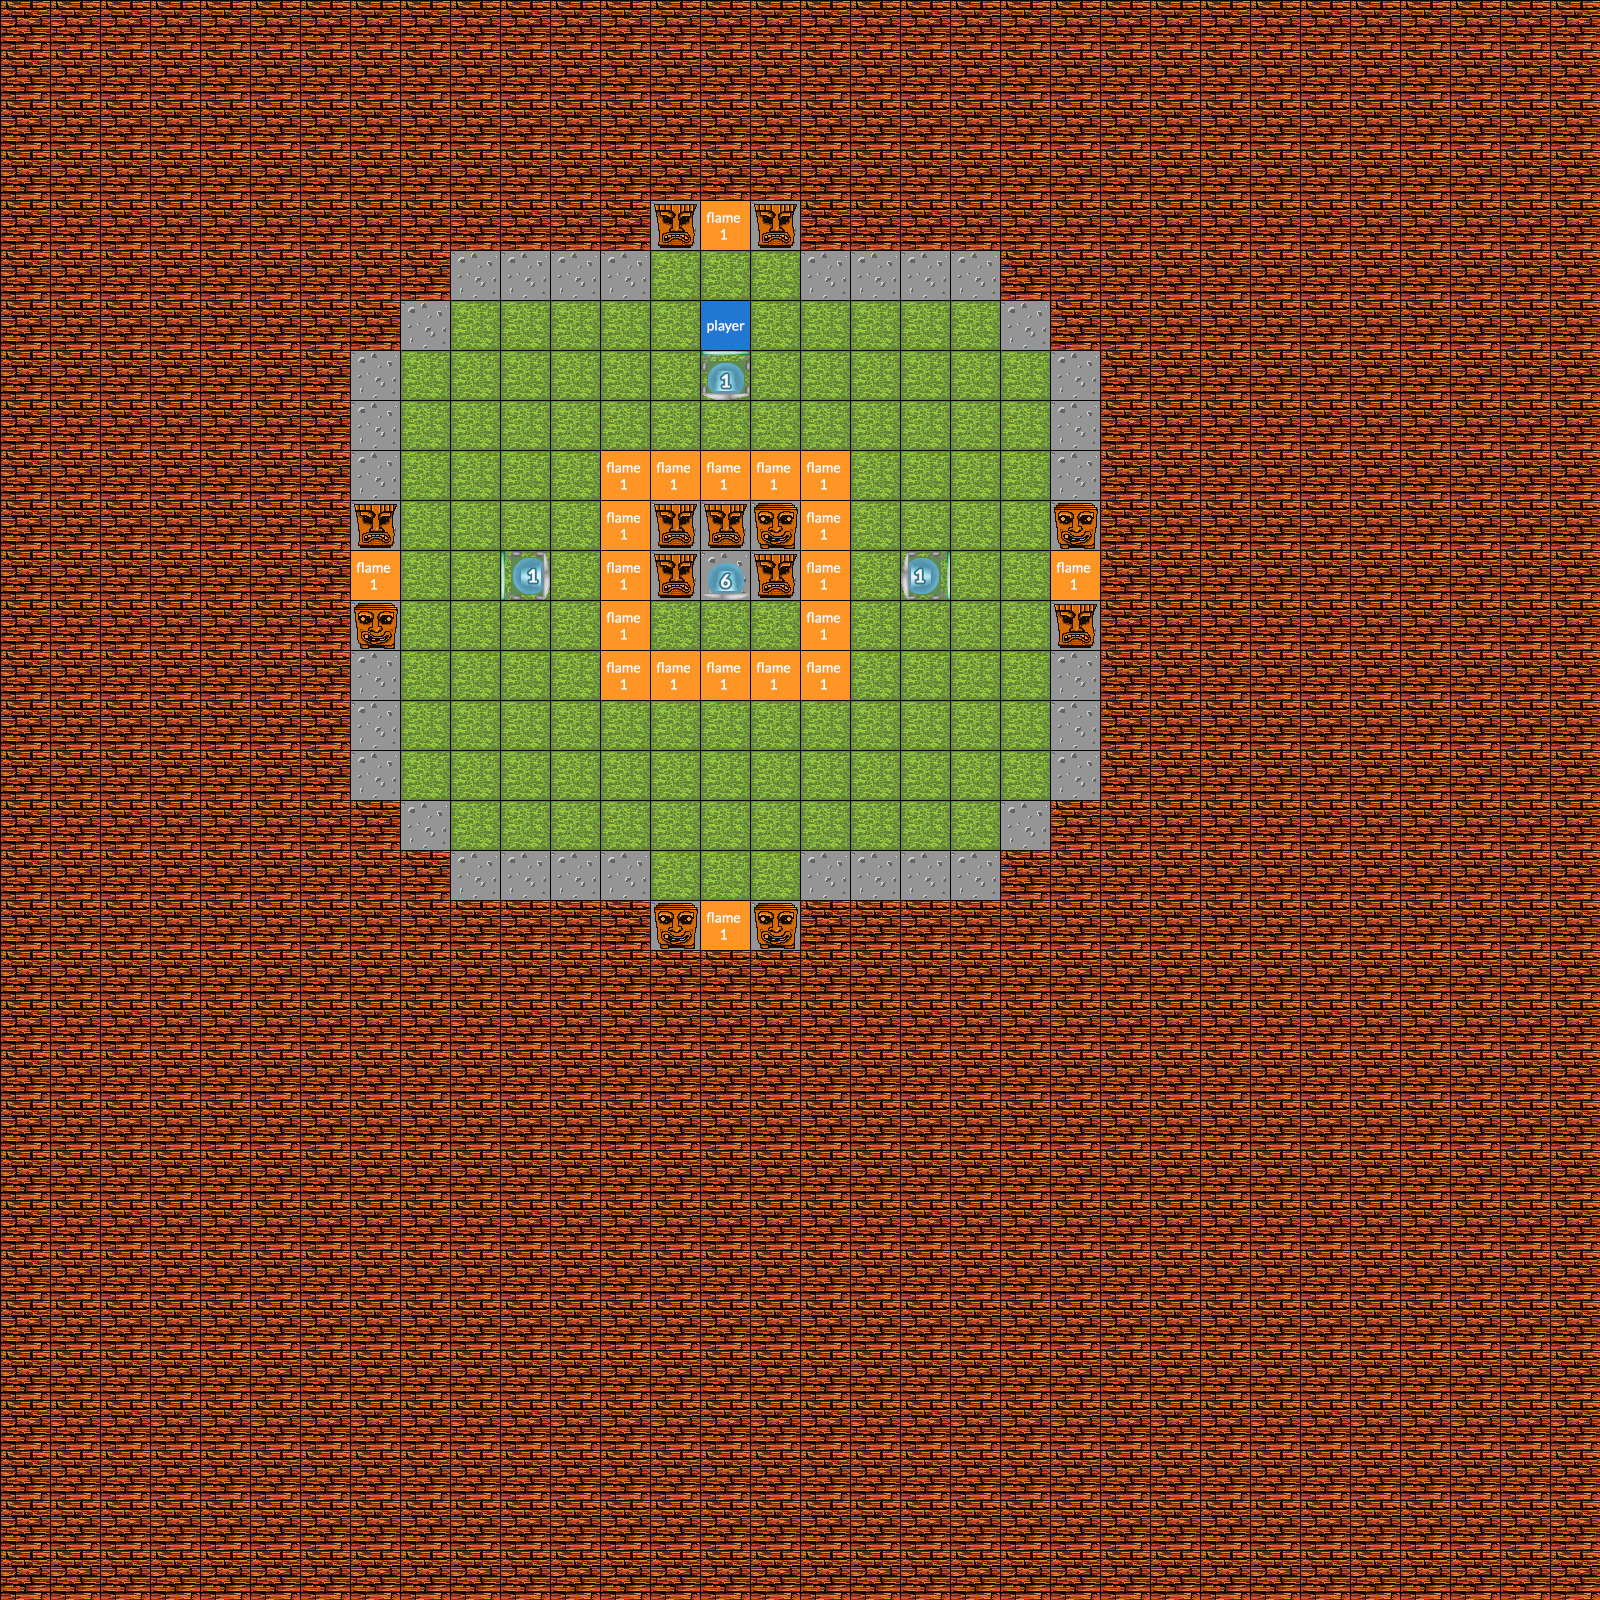

This game map was drawn from its Tiled (.tmx) file and the tilesets committed beside it. A one-line description and the trimmed map source follow:
An orthogonal 32x32 tile map with 50x50 px tiles, 4 tile layers (Background, Paths, Interactive, Foreground).

<map version="1.0" orientation="orthogonal" renderorder="right-down" width="32" height="32" tilewidth="50" tileheight="50" nextobjectid="1">
 <properties>
  <property name="name" value="Template" />
 </properties>
 <tileset firstgid="1" name="tiles" tilewidth="50" tileheight="50" spacing="2" tilecount="540" columns="27">
  <image source="../images/tiles.png" width="1404" height="1040" />
  <tile id="432">
   <properties>
    <property name="fan" type="int" value="2" />
    <property name="moveable" type="bool" value="false" />
    <property name="strength" type="int" value="1" />
   </properties>
  </tile>
  <tile id="433">
   <properties>
    <property name="fan" value="0" />
    <property name="moveable" type="bool" value="false" />
    <property name="strength" type="int" value="1" />
   </properties>
  </tile>
  <tile id="434">
   <properties>
    <property name="fan" value="2" />
    <property name="moveable" type="bool" value="false" />
    <property name="strength" type="int" value="2" />
   </properties>
  </tile>
  <tile id="435">
   <properties>
    <property name="fan" value="0" />
    <property name="moveable" type="bool" value="false" />
    <property name="strength" type="int" value="2" />
   </properties>
  </tile>
  <tile id="436">
   <properties>
    <property name="fan" value="2" />
    <property name="moveable" type="bool" value="false" />
    <property name="strength" type="int" value="3" />
   </properties>
  </tile>
  <tile id="437">
   <properties>
    <property name="fan" value="0" />
    <property name="moveable" type="bool" value="false" />
    <property name="strength" type="int" value="3" />
   </properties>
  </tile>
  <tile id="438">
   <properties>
    <property name="flame" type="int" value="1" />
   </properties>
  </tile>
  <tile id="439">
   <properties>
    <property name="flame" type="int" value="2" />
   </properties>
  </tile>
  <tile id="447">
   <properties>
    <property name="fan" type="int" value="2" />
    <property name="moveable" type="bool" value="true" />
    <property name="strength" type="int" value="1" />
   </properties>
  </tile>
  <tile id="448">
   <properties>
    <property name="fan" type="int" value="0" />
    <property name="moveable" type="bool" value="true" />
    <property name="strength" type="int" value="1" />
   </properties>
  </tile>
  <tile id="449">
   <properties>
    <property name="fan" type="int" value="2" />
    <property name="moveable" type="bool" value="true" />
    <property name="strength" type="int" value="2" />
   </properties>
  </tile>
  <tile id="450">
   <properties>
    <property name="fan" type="int" value="0" />
    <property name="moveable" type="bool" value="true" />
    <property name="strength" type="int" value="2" />
   </properties>
  </tile>
  <tile id="451">
   <properties>
    <property name="fan" type="int" value="2" />
    <property name="moveable" type="bool" value="true" />
    <property name="strength" type="int" value="3" />
   </properties>
  </tile>
  <tile id="452">
   <properties>
    <property name="fan" type="int" value="0" />
    <property name="moveable" type="bool" value="true" />
    <property name="strength" type="int" value="3" />
   </properties>
  </tile>
  <tile id="459">
   <properties>
    <property name="fan" value="3" />
    <property name="moveable" type="bool" value="false" />
    <property name="strength" type="int" value="1" />
   </properties>
  </tile>
  <tile id="460">
   <properties>
    <property name="fan" type="int" value="1" />
    <property name="moveable" type="bool" value="false" />
    <property name="strength" type="int" value="1" />
   </properties>
  </tile>
  <tile id="461">
   <properties>
    <property name="fan" value="3" />
    <property name="moveable" type="bool" value="false" />
    <property name="strength" type="int" value="2" />
   </properties>
  </tile>
  <tile id="462">
   <properties>
    <property name="fan" type="int" value="1" />
    <property name="moveable" type="bool" value="false" />
    <property name="strength" type="int" value="2" />
   </properties>
  </tile>
  <tile id="463">
   <properties>
    <property name="fan" value="3" />
    <property name="moveable" type="bool" value="false" />
    <property name="strength" type="int" value="3" />
   </properties>
  </tile>
  <tile id="464">
   <properties>
    <property name="fan" type="int" value="1" />
    <property name="moveable" type="bool" value="false" />
    <property name="strength" type="int" value="3" />
   </properties>
  </tile>
  <tile id="465">
   <properties>
    <property name="flame" type="int" value="3" />
   </properties>
  </tile>
  <tile id="466">
   <properties>
    <property name="flame" type="int" value="4" />
   </properties>
  </tile>
  <tile id="474">
   <properties>
    <property name="fan" type="int" value="3" />
    <property name="moveable" type="bool" value="true" />
    <property name="strength" type="int" value="1" />
   </properties>
  </tile>
  <tile id="475">
   <properties>
    <property name="fan" type="int" value="1" />
    <property name="moveable" type="bool" value="true" />
    <property name="strength" type="int" value="1" />
   </properties>
  </tile>
  <tile id="476">
   <properties>
    <property name="fan" type="int" value="3" />
    <property name="moveable" type="bool" value="true" />
    <property name="strength" type="int" value="2" />
   </properties>
  </tile>
  <tile id="477">
   <properties>
    <property name="fan" type="int" value="1" />
    <property name="moveable" type="bool" value="true" />
    <property name="strength" type="int" value="2" />
   </properties>
  </tile>
  <tile id="478">
   <properties>
    <property name="fan" type="int" value="3" />
    <property name="moveable" type="bool" value="true" />
    <property name="strength" type="int" value="3" />
   </properties>
  </tile>
  <tile id="479">
   <properties>
    <property name="fan" type="int" value="1" />
    <property name="moveable" type="bool" value="true" />
    <property name="strength" type="int" value="3" />
   </properties>
  </tile>
  <tile id="486">
   <properties>
    <property name="fan" value="2" />
    <property name="moveable" type="bool" value="false" />
    <property name="strength" type="int" value="4" />
   </properties>
  </tile>
  <tile id="487">
   <properties>
    <property name="fan" value="0" />
    <property name="moveable" type="bool" value="false" />
    <property name="strength" type="int" value="4" />
   </properties>
  </tile>
  <tile id="488">
   <properties>
    <property name="fan" value="2" />
    <property name="moveable" type="bool" value="false" />
    <property name="strength" type="int" value="5" />
   </properties>
  </tile>
  <tile id="489">
   <properties>
    <property name="fan" value="0" />
    <property name="moveable" type="bool" value="false" />
    <property name="strength" type="int" value="5" />
   </properties>
  </tile>
  <tile id="490">
   <properties>
    <property name="fan" value="2" />
    <property name="moveable" type="bool" value="false" />
    <property name="strength" type="int" value="6" />
   </properties>
  </tile>
  <tile id="491">
   <properties>
    <property name="fan" value="0" />
    <property name="moveable" type="bool" value="false" />
    <property name="strength" type="int" value="6" />
   </properties>
  </tile>
  <tile id="492">
   <properties>
    <property name="lava" type="int" value="1" />
   </properties>
  </tile>
  <tile id="493">
   <properties>
    <property name="lava" type="int" value="2" />
   </properties>
  </tile>
  <tile id="501">
   <properties>
    <property name="fan" type="int" value="2" />
    <property name="moveable" type="bool" value="true" />
    <property name="strength" type="int" value="4" />
   </properties>
  </tile>
  <tile id="502">
   <properties>
    <property name="fan" type="int" value="0" />
    <property name="moveable" type="bool" value="true" />
    <property name="strength" type="int" value="4" />
   </properties>
  </tile>
  <tile id="503">
   <properties>
    <property name="fan" type="int" value="2" />
    <property name="moveable" type="bool" value="true" />
    <property name="strength" type="int" value="5" />
   </properties>
  </tile>
  <tile id="504">
   <properties>
    <property name="fan" type="int" value="0" />
    <property name="moveable" type="bool" value="true" />
    <property name="strength" type="int" value="5" />
   </properties>
  </tile>
  <tile id="505">
   <properties>
    <property name="fan" type="int" value="2" />
    <property name="moveable" type="bool" value="true" />
    <property name="strength" type="int" value="6" />
   </properties>
  </tile>
  <tile id="506">
   <properties>
    <property name="fan" type="int" value="0" />
    <property name="moveable" type="bool" value="true" />
    <property name="strength" type="int" value="6" />
   </properties>
  </tile>
  <tile id="513">
   <properties>
    <property name="fan" value="3" />
    <property name="moveable" type="bool" value="false" />
    <property name="strength" type="int" value="4" />
   </properties>
  </tile>
  <tile id="514">
   <properties>
    <property name="fan" type="int" value="1" />
    <property name="moveable" type="bool" value="false" />
    <property name="strength" type="int" value="4" />
   </properties>
  </tile>
  <tile id="515">
   <properties>
    <property name="fan" value="3" />
    <property name="moveable" type="bool" value="false" />
    <property name="strength" type="int" value="5" />
   </properties>
  </tile>
  <tile id="516">
   <properties>
    <property name="fan" type="int" value="1" />
    <property name="moveable" type="bool" value="false" />
    <property name="strength" type="int" value="5" />
   </properties>
  </tile>
  <tile id="517">
   <properties>
    <property name="fan" value="3" />
    <property name="moveable" type="bool" value="false" />
    <property name="strength" type="int" value="6" />
   </properties>
  </tile>
  <tile id="518">
   <properties>
    <property name="fan" type="int" value="1" />
    <property name="moveable" type="bool" value="false" />
    <property name="strength" type="int" value="6" />
   </properties>
  </tile>
  <tile id="519">
   <properties>
    <property name="lava" type="int" value="3" />
   </properties>
  </tile>
  <tile id="520">
   <properties>
    <property name="lava" type="int" value="4" />
   </properties>
  </tile>
  <tile id="527">
   <properties>
    <property name="player" type="bool" value="true" />
   </properties>
  </tile>
  <tile id="528">
   <properties>
    <property name="fan" type="int" value="3" />
    <property name="moveable" type="bool" value="true" />
    <property name="strength" type="int" value="4" />
   </properties>
  </tile>
  <tile id="529">
   <properties>
    <property name="fan" type="int" value="1" />
    <property name="moveable" type="bool" value="true" />
    <property name="strength" type="int" value="4" />
   </properties>
  </tile>
  <tile id="530">
   <properties>
    <property name="fan" type="int" value="3" />
    <property name="moveable" type="bool" value="true" />
    <property name="strength" type="int" value="5" />
   </properties>
  </tile>
  <tile id="531">
   <properties>
    <property name="fan" type="int" value="1" />
    <property name="moveable" type="bool" value="true" />
    <property name="strength" type="int" value="5" />
   </properties>
  </tile>
  <tile id="532">
   <properties>
    <property name="fan" type="int" value="3" />
    <property name="moveable" type="bool" value="true" />
    <property name="strength" type="int" value="6" />
   </properties>
  </tile>
  <tile id="533">
   <properties>
    <property name="fan" type="int" value="1" />
    <property name="moveable" type="bool" value="true" />
    <property name="strength" type="int" value="6" />
   </properties>
  </tile>
 </tileset>
 <layer name="Background" width="32" height="32">
  <data>[1024 cells, 1024 non-empty, 3 distinct tile ids]</data>
 </layer>
 <layer name="Paths" width="32" height="32">
  <data>[1024 cells, 143 non-empty, 1 distinct tile ids]</data>
 </layer>
 <layer name="Interactive" width="32" height="32">
  <data>[1024 cells, 25 non-empty, 6 distinct tile ids]</data>
 </layer>
 <layer name="Foreground" width="32" height="32">
  <data>[1024 cells, 48 non-empty, 12 distinct tile ids]</data>
 </layer>
</map>
